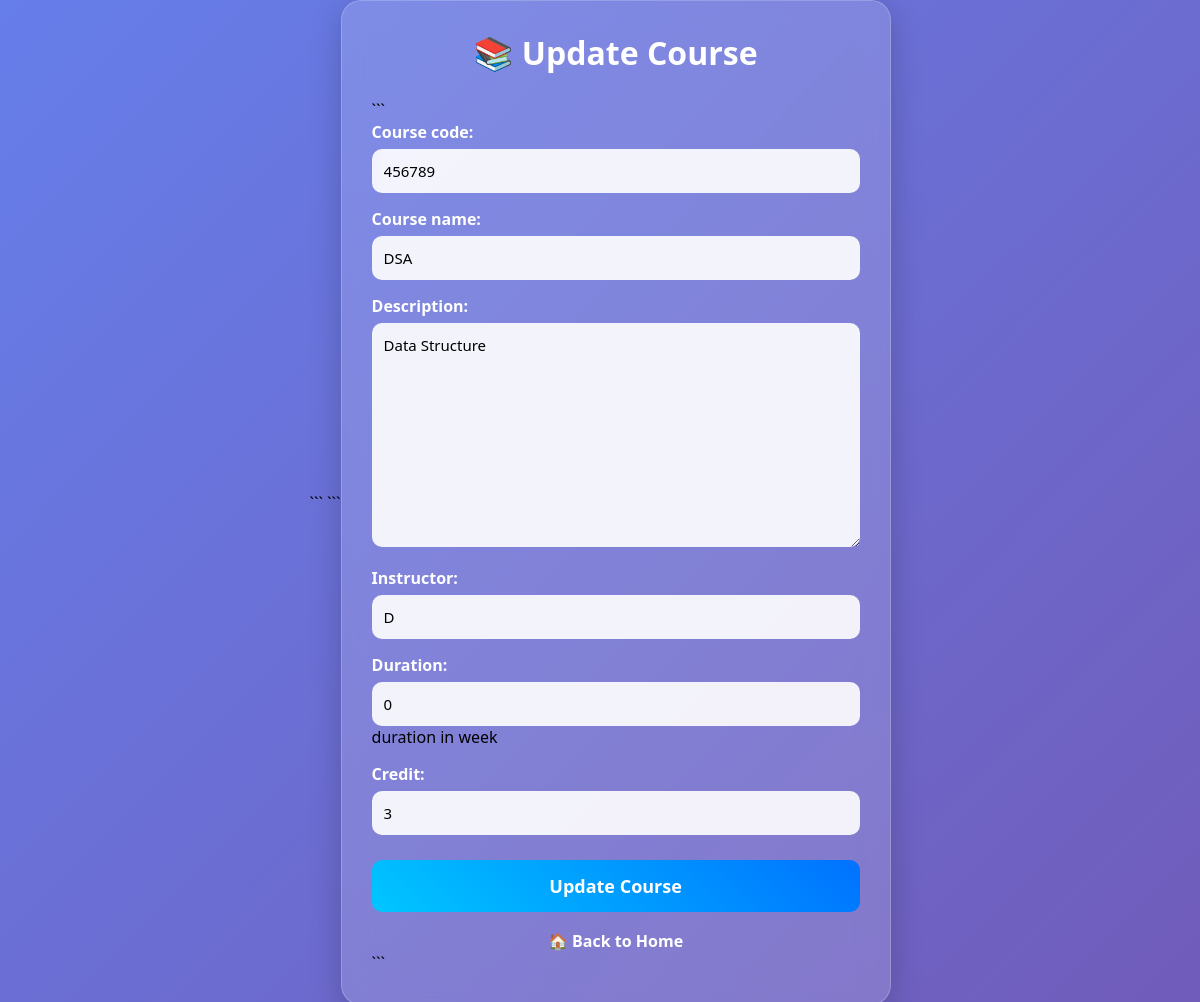
Page /update/4 on the committed database.
### course/models.py (models this page shows)
class Course(models.Model):
    course_code = models.CharField(max_length=20,unique=True)
    course_name = models.CharField(max_length=50)
    description = models.TextField(max_length=150)
    instructor = models.CharField(max_length=50)
    duration = models.IntegerField(help_text='duration in week')
    credit  = models.IntegerField()

### course/views.py (the view)
# urls.py: path('update/<int:id>',course_update),
def course_update(request,id):
    course = Course.objects.get(id=id)
    if request.method == 'POST':
        form = Courseform(request.POST,instance=course)
        if form.is_valid():
            form.save()
            return redirect('/')
    else:
        form = Courseform(instance=course)
    return render(request, 'course_update.html', {'form': form})

### course/forms.py (shortened to what this page needs)
class Courseform(forms.ModelForm):
    class Meta:
        model = Course
        fields = [
            'course_code',
            'course_name',
            'description',
            'instructor',
            'duration',
            'credit'
        ]

### course/templates/course_update.html (shortened to what this page needs)
<!DOCTYPE html>
<html>
<head>
```
</head>
<body>
<div class="container">
    <h2>📚 Update Course</h2>
```
<form method="POST">
    {{ form.as_p }}
    <button type="submit">Update Course</button>
</form>
<a href="/" class="back-link">🏠 Back to Home</a>
```
</div>
</body>
</html>

### course/templates/course_update.html (style rules this page uses)
* { margin:0; padding:0; box-sizing:border-box; font-family:'Segoe UI', Tahoma, Geneva, Verdana, sans-serif; }
body { min-height:100vh; display:flex; justify-content:center; align-items:center; background: linear-gradient(135deg,#667eea,#764ba2,#ff6b6b); background-size:300% 300%; animation: gradientMove 8s ease infinite; }
.container { width:550px; background:rgba(255,255,255,0.15); backdrop-filter:blur(15px); padding:30px; border-radius:20px; box-shadow:0 8px 32px rgba(0,0,0,0.2); border:1px solid rgba(255,255,255,0.2); }
h2 { text-align:center; color:white; margin-bottom:25px; font-size:32px; }
form p { margin-bottom:15px; }
label { color:white; font-weight:bold; display:block; margin-bottom:6px; }
input, textarea, select { width:100%; padding:12px; border:none; border-radius:10px; outline:none; background:rgba(255,255,255,0.9); font-size:15px; }
textarea { resize:vertical; }
button { width:100%; padding:14px; border:none; border-radius:10px; background:linear-gradient(45deg,#00c6ff,#0072ff); color:white; font-size:18px; font-weight:bold; cursor:pointer; transition:0.3s; margin-top:10px; }
.back-link { display:block; text-align:center; margin-top:18px; color:white; text-decoration:none; font-weight:bold; }

### rows in the picture
Course: course_code "456789", course_name "DSA", description "Data Structure", instructor "D", duration "0", credit "3"
